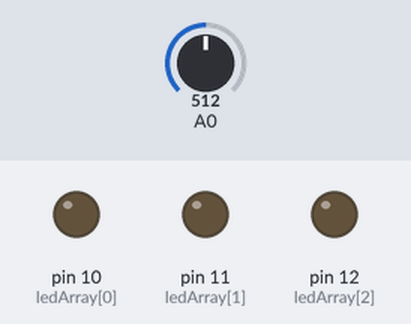
The sketch below on a simulated Arduino Uno, built with avr-gcc and run on an emulated ATmega328P. Parts: output pins drawn as LEDs (lit = HIGH). The inputs (shaded band) are chosen by the test bench; at power-on: A0 = 512. What the sketch prints to the serial monitor is not drawn.

Above: at 2.5 s.
At 5.07 s:
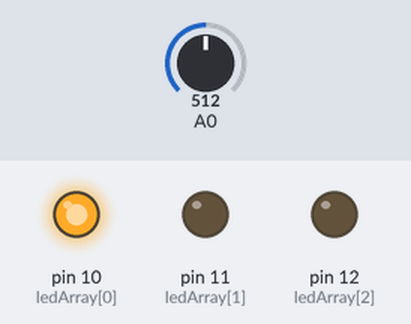
At 5.32 s:
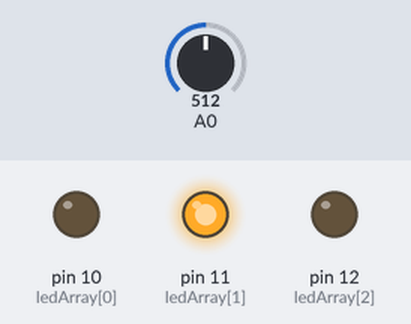
At 5.57 s:
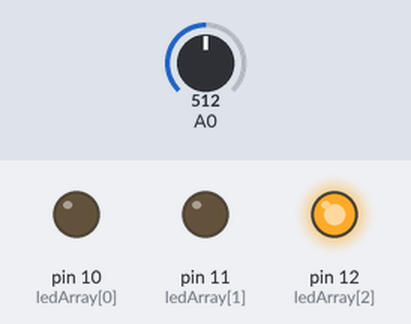
Timing chart, 0 to 7.5 s (numbered marks = the images above):
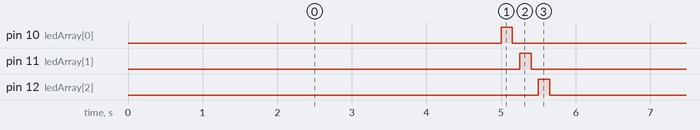

The sketch:

DetectColorWithRGBLed.ino
```cpp
// Define color sensor LED pins
const int ledArray[] = {10,11,12};

// Was balance set?
boolean balanceSet = false;

// Placeholders for color detected
int red = 0;
int green = 0;
int blue = 0;

// Floats to hold color arrays
float colorArray[] = {0,0,0};
float whiteArray[] = {0,0,0};
float blackArray[] = {0,0,0};

// Placeholder for average
int avgRead;
// Light adjustment
int bright = 0;

void setup() {
  // Setup the outputs for the color sensor
  pinMode(10,OUTPUT);
  pinMode(11,OUTPUT);
  pinMode(12,OUTPUT);

  // Begin serial communication
  Serial.begin(9600);
}

void loop() {
  checkBalance();
  checkColor();
  //printColor();
  printColorHEX();

  delay(5000);
}

void checkBalance() {
  // Check if the balance has been set, if not, set it
  if(balanceSet == false){
    setBalance();
  }
}

void setBalance() {
  // Set white balance

  // Delay for five seconds
  Serial.println("Set white");
  delay(5000);

  // Scan the white sample.
  // Go through each light, get a reading,
  // set the base reading for each color red, green, and blue to the white array
  for (int i = 0; i<= 2; i++) {
     digitalWrite(ledArray[i], HIGH);
     delay(100);
     getReading(5);
     whiteArray[i] = avgRead;
     digitalWrite(ledArray[i], LOW);
     delay(100);
  }
  // We are done with scanning white,
  // now it will pulse blue to tell you that it is time for the black (or grey) sample.

  // Set black balance
  Serial.println("Set black");
  delay(5000);

  // Go ahead and scan, sets the color values for red, green, and blue when exposed to black
  for (int i = 0; i <= 2; i++) {
     digitalWrite(ledArray[i], HIGH);
     delay(100);
     getReading(5);
     blackArray[i] = avgRead;
     digitalWrite(ledArray[i], LOW);
     delay(100);
  }

  // Set boolean value so we know that balance is set
  balanceSet = true;

  Serial.println("Balance set!");
  Serial.println("----------------------");

  Serial.print("WHITE - R:");
  Serial.print(whiteArray[0]);
  Serial.print("\tG:");
  Serial.print(whiteArray[1]);
  Serial.print("\tB:");
  Serial.println(whiteArray[2]);

  Serial.print("BLACK - R:");
  Serial.print(blackArray[0]);
  Serial.print("\tG:");
  Serial.print(blackArray[1]);
  Serial.print("\tB:");
  Serial.println(blackArray[2]);

  delay(5000);
}

void checkColor() {
  for (int i = 0; i <= 2; i++){
    // Turn or the LED, red, green or blue depending which iteration
    digitalWrite(ledArray[i], HIGH);
    // Delay to allow CdS to stabalize, they are slow
    delay(100);
    // Take a reading 5 times
    getReading(5);
    // Set the current color in the array to the average reading
    colorArray[i] = avgRead;
    // Calibrate
    float greyDiff = whiteArray[i] - blackArray[i];
    // The reading returned minus the lowest value
    // divided by the possible range multiplied by 255
    // will give us a value roughly between 0-255 representing
    // the value for the current reflectivity (for the color it is exposed to) of what is being scanned
    colorArray[i] = (colorArray[i] - blackArray[i]) / (greyDiff) * 255;

    // Turn off the current LED
    digitalWrite(ledArray[i], LOW);
    delay(100);
  }
}
void getReading(int times) {
  int reading;
  int combined = 0;

  // Take the reading as many times was requested and add them up
  for (int i = 0; i < times; i++) {
    reading = analogRead(0);
    combined = reading + combined;
    delay(10);
  }

  // Calculate the average
  avgRead = (combined) / times;
}

// Prints the colors in the color array
void printColor() {
  Serial.print("R = ");
  Serial.print(int(colorArray[0]));
  Serial.print("\tG = ");
  Serial.print(int(colorArray[1]));
  Serial.print("\tB = ");
  Serial.println(int(colorArray[2]));
}

// Prints the color in HEX
void printColorHEX(){
  int R = int(colorArray[0]);
  int G = int(colorArray[1]);
  int B = int(colorArray[2]);

  long rgb = 0;
  rgb = ((long)R << 16) | ((long)G << 8 ) | (long)B;
  Serial.println("R:" + String(R) + " G:" + String(G) + " B:" + String(B));
  Serial.println("Hex: #" + String(rgb, HEX));
}
```

Measured:
- by itself, pin 10 (ledArray[0]), pin 11 (ledArray[1]), pin 12 (ledArray[2]): alternates HIGH for 0.15 s and LOW for 5.6 s
- by itself, everything shown: repeats every 5.8 s, in 6 steps
